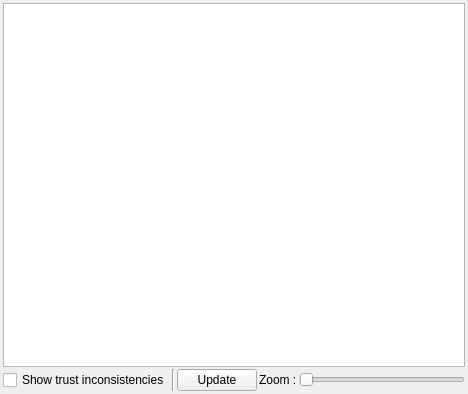
<ui version="4.0" >
 <class>TrustView</class>
 <widget class="QWidget" name="TrustView" >
  <property name="geometry" >
   <rect>
    <x>0</x>
    <y>0</y>
    <width>468</width>
    <height>394</height>
   </rect>
  </property>
  <property name="windowTitle" >
   <string>Form</string>
  </property>
  <layout class="QVBoxLayout" name="verticalLayout" >
   <item>
    <widget class="QTableWidget" name="trustTableTW" />
   </item>
   <item>
    <layout class="QHBoxLayout" name="horizontalLayout" >
     <item>
      <widget class="QCheckBox" name="trustInconsistencyCB" >
       <property name="text" >
        <string>Show trust inconsistencies</string>
       </property>
      </widget>
     </item>
     <item>
      <widget class="Line" name="line" >
       <property name="orientation" >
        <enum>Qt::Vertical</enum>
       </property>
      </widget>
     </item>
     <item>
      <widget class="QPushButton" name="updatePB" >
       <property name="text" >
        <string>Update</string>
       </property>
      </widget>
     </item>
     <item>
      <widget class="QLabel" name="label" >
       <property name="text" >
        <string>Zoom :</string>
       </property>
      </widget>
     </item>
     <item>
      <widget class="QSlider" name="zoomHS" >
       <property name="maximum" >
        <number>100</number>
       </property>
       <property name="orientation" >
        <enum>Qt::Horizontal</enum>
       </property>
      </widget>
     </item>
    </layout>
   </item>
  </layout>
 </widget>
 <layoutdefault spacing="2" margin="3" />
 <resources/>
 <connections/>
</ui>
